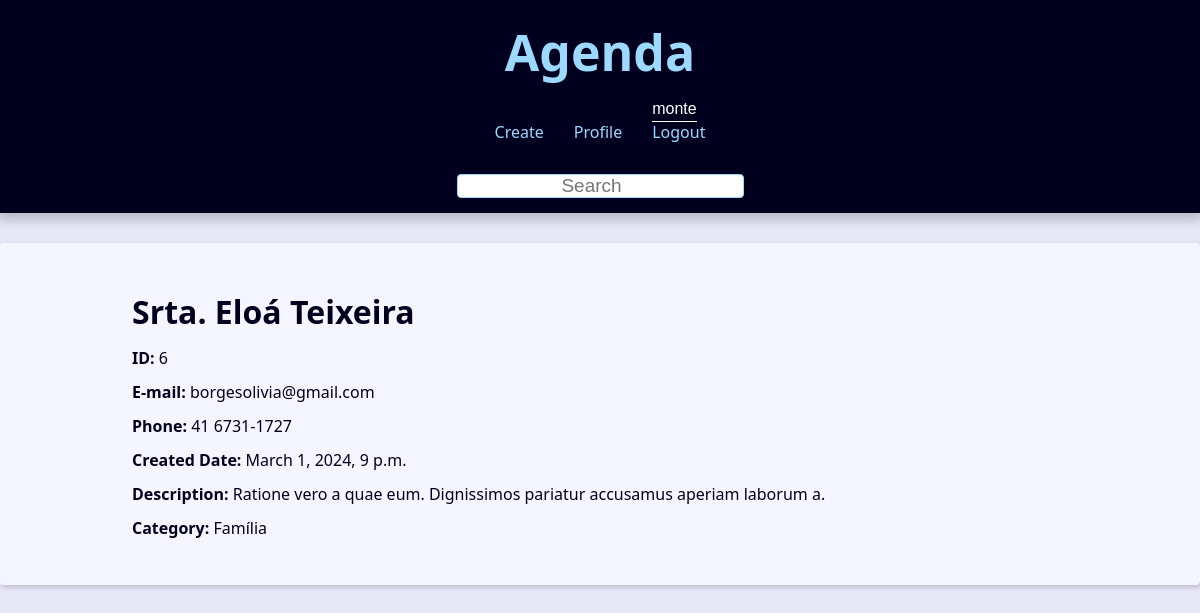
The app's page /contact/6/ (signed in) with its own data.
### contact/models.py (models this page shows, shortened)
class Contact(models.Model):
    first_name = models.CharField(max_length=50)
    last_name = models.CharField(max_length=50, blank=True)
    phone = models.CharField(max_length=20)
    email = models.EmailField(max_length=100, blank=True)
    created_date = models.DateTimeField(default=timezone.now)
    description = models.TextField(blank=True)
    show = models.BooleanField(default=True)
    picture = models.ImageField(upload_to='pictures/%Y/%m/', blank=True)
    category = models.ForeignKey(Category, on_delete=models.SET_NULL, null=True, blank=True)
    owner = models.ForeignKey(User, on_delete=models.SET_NULL, null=True, blank=True)

class Category(models.Model):
    class Meta:
        verbose_name = 'Category'
        verbose_name_plural = 'Categories'
    name = models.CharField(max_length=50)

### contact/views/contact_views.py (the view)
# urls.py: path('contact/<int:contact_id>/', views.contact, name='contact'),
def contact(request, contact_id):
    single_contact = get_object_or_404(
        Contact, pk=contact_id, show=True
        )
    contact_name = f'{single_contact.first_name} {single_contact.last_name}'
    context = {
        'contact': single_contact,
        'site_title': f'{contact_name} - '
    }
    return render(request, 'contact/contact.html', context)

### contact/templates/contact/contact.html (shortened to what this page needs)
{% extends "global/base.html" %}
{% block content %}
    <div class="single-contact">
        <h1 class="single-contact-name">
            {{ contact.first_name }} {{ contact.last_name }}
        </h1>
        <p><b>ID:</b> {{contact.id}}</p>
        <p><b>E-mail:</b> {{contact.email}}</p>
        <p><b>Phone:</b> {{contact.phone}}</p>
        <p><b>Created Date:</b> {{contact.created_date}}</p>
        <p><b>Description:</b> {{contact.description}}</p>
        <p><b>Category:</b> {{contact.category.name}}</p>
{% endblock content %}

### base_templates/global/partials/_header.html (shortened to what this page needs)
<header class="header">
    <h1 class="header-heading">
        <a href="{% url "contact:index" %}" class="header-link">
            Agenda
        </a>
    </h1>
    <nav class="menu">
        <ul class="menu-list">
            {% if user.is_authenticated %}
                <li class="menu-item">
                    <a href="{% url "contact:create" %}" class="menu-link">Create</a>
                </li>
                <li class="menu-item">
                    <a href="{% url "contact:user_update" %}" class="menu-link">Profile</a>
                <li class="menu-item">
                    <a href="#" class="header-username">{{ user.username }}</a>
                    <a href="{% url "contact:logout" %}" class="menu-link">Logout</a>
                </li>
            {% endif %}
        </ul>
    </nav>
    <div class="search">
        <form
        action="{% url "contact:search" %}"
        method="GET"
        >
            <input
            type="search"
            class="search-input"
            placeholder="Search"
            id = "search"
            name = "q"
            value = "{{ request.GET.q.strip }}"
            >
        </form>
    </div>
</header>

### base_static/global/css/style.css (style rules this page uses)
:root { --spacing: 1.5rem; --link-dark-color: rgb(0, 83, 134); --link-light-color: rgb(156, 217, 255); --clr-white: rgb(245, 245, 255); --clr-black: rgb(0, 0, 30); --clr-light-gray: rgb(230, 230, 245); --clr-dark-shadow-5: rgba(0, 0, 10, 5%); --clr-dark-shadow-10: rgba(0, 0, 10, 10%); --clr-dark-shadow-20: rgba(0, 0, 10, 20%); --clr-light-shadow-5: rgba(200, 200, 255, 5%); --clr-light-shadow-10: rgba(200, 200, 255, 10%); --clr-light-shadow-20: rgba(200, 200, 255, 20%); --main-page-width: 120rem; --table-min-width: 60rem; --biggest-font-size: 5rem; --bigger-font-size: 4rem; --big-font-size: 3.2rem; --medium-font-size: 2.4rem; --small-font-size: 1.6rem; --smaller-font-size: 1.4rem; --smallest-font-size: 1.2rem; --transition-fast: 300ms; --transition-medium: 600ms; --transition-slow: 1s; --default-border-radius: 4px; }
*, *::before, *::after { margin: 0; padding: 0; box-sizing: border-box; }
html { font-size: 62.5%; }
body { font-family: system-ui, -apple-system, BlinkMacSystemFont, 'Segoe UI', Roboto, Oxygen, Ubuntu, Cantarell, 'Open Sans', 'Helvetica Neue', sans-serif; line-height: 1.5; font-size: var(--small-font-size); color: var(--clr-black); -webkit-font-smoothing: antialiased; background: var(--clr-light-gray); }
.header { background: var(--clr-black); padding: var(--spacing); box-shadow: 0 5px 10px 2px var(--clr-dark-shadow-20); z-index: 1; position: relative; }
.header-heading { font-size: var(--biggest-font-size); text-align: center; }
.header-link { color: var(--link-light-color); text-decoration: none; transition: filter var(--transition-fast) ease-in-out; }
.header-username { color: white; top: 97px; position: absolute; font-family:'Gill Sans', 'Gill Sans MT', Calibri, 'Trebuchet MS', sans-serif; margin-left: 15px; border-bottom: 1px solid white; text-decoration: none; transition: filter var(--transition-fast) ease-in-out; font-size: var(--small-font-size); }
.menu { margin: var(--spacing); }
.menu-list { list-style: none; display: flex; justify-content: center; flex-flow: row wrap; }
.menu-link { display: block; padding: var(--spacing); color: var(--link-light-color); text-decoration: none; transition: background-color var(--transition-fast) ease-in-out; border-radius: var(--default-border-radius); }
@media (min-width: 600px) { .single-contact { max-width: 80%; margin: calc(var(--spacing) * 2) auto; } }
.single-contact h1 { margin: 1rem 0; }
.single-contact p { margin: 1rem 0; }
.search { display: flex; justify-content: center; }
.search-input { font-size: 1.9rem; padding: 0rem 2rem; width: 100%; text-align: center; max-width: 32rem; border-radius: var(--default-border-radius); border: 1px solid var(--link-light-color); }

### records on screen
Contact: first_name "Srta.", last_name "Eloá Teixeira", id "6", email "borgesolivia@gmail.com", phone "41 6731-1727", created_date "March 1, 2024, 9 p.m.", description "Ratione vero a quae eum. Dignissimos pariatur accusamus aperiam laborum a.", category.name "Família"

### other values on screen
{{ user.username }} "monte"
